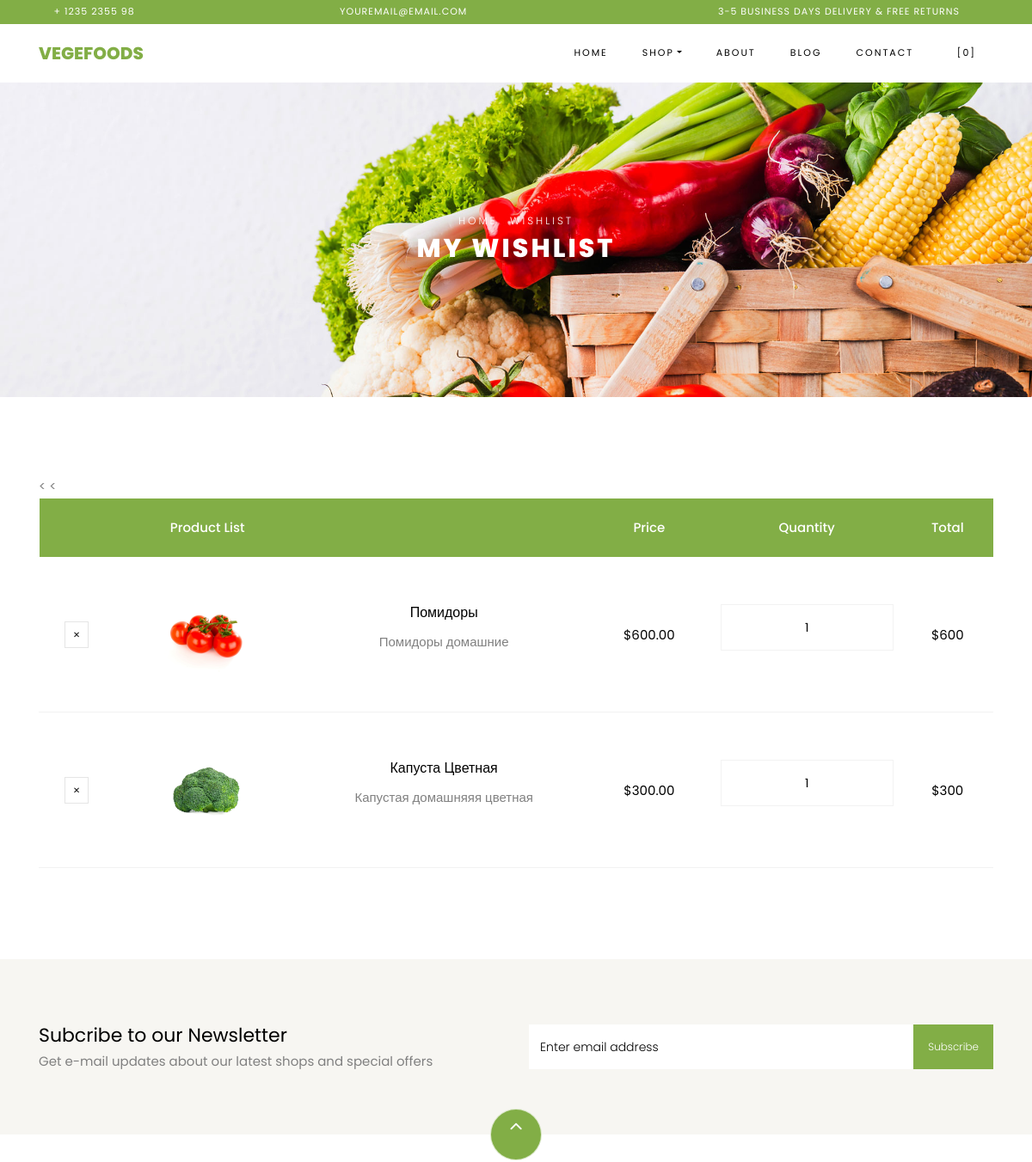
Before: /cart/wishlist/ (signed in, upper part) with the older database file.
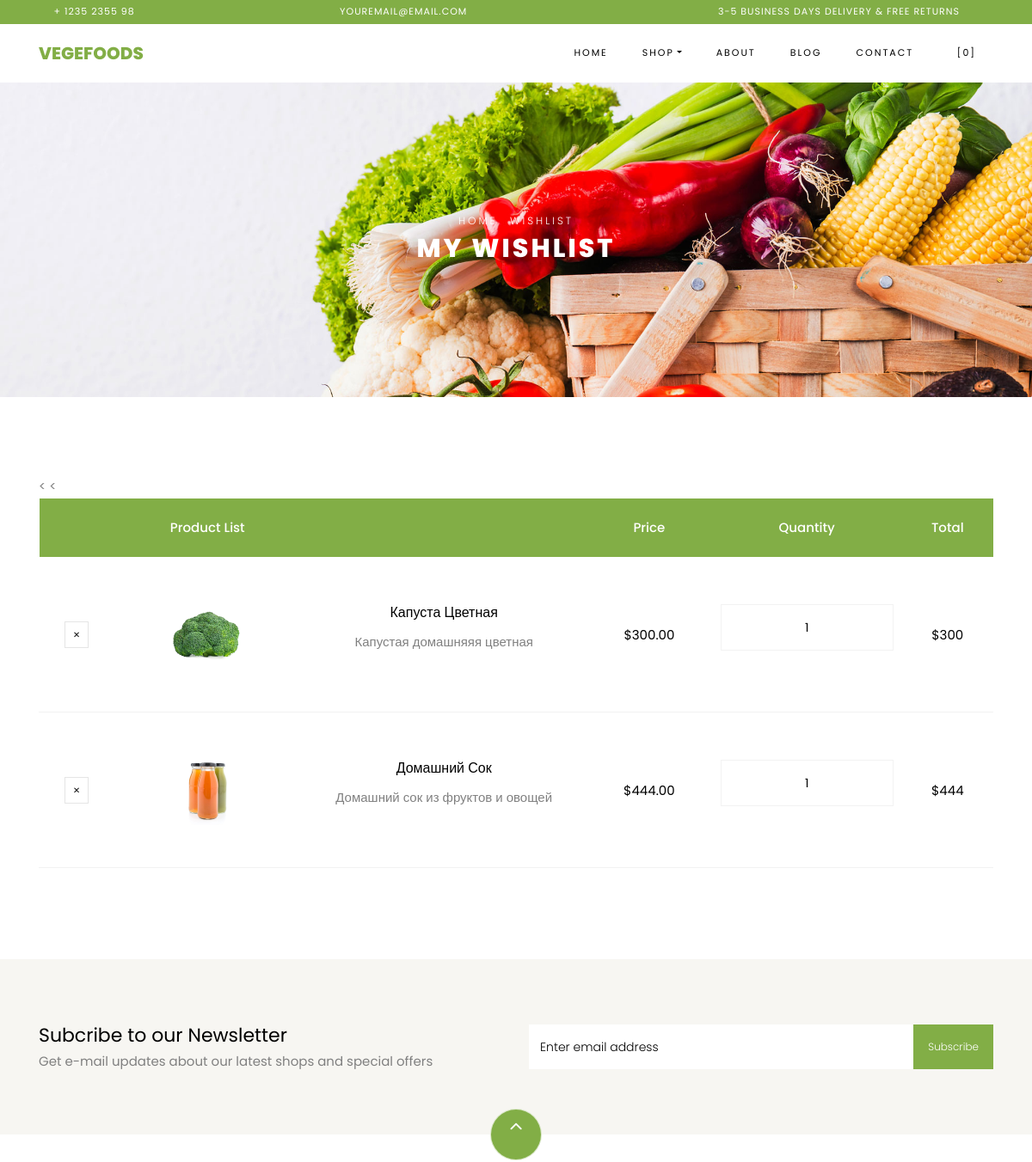
After: the same page with the newer database file.
### apps/cart_shop/models.py (models this page shows, shortened)
class Wishlist(models.Model): #ТАБЛИЦА БАЗЫ ДАННЫХ СПИСКА ЖЕЛАЕМЫХ
   cart = models.ForeignKey(Cart, on_delete=models.CASCADE)
   product = models.ForeignKey(Product, on_delete=models.CASCADE)
   quantity = models.IntegerField(default=1)
   created_at = models.DateTimeField(auto_now_add=True)
   updated_at = models.DateTimeField(auto_now=True)

class Product(models.Model):
   name = models.CharField(max_length=255)
   price = models.DecimalField(max_digits=10, decimal_places=2)
   discount = models.IntegerField(null=True, blank=True)
   description = models.TextField()
   image = models.ImageField(upload_to='static/shop/images', null=True, blank=True)
   created_at = models.DateTimeField(auto_now_add=True)
   updated_at = models.DateTimeField(auto_now=True)

### apps/cart_shop/views.py (the view)
# urls.py: path('wishlist/', ViewWishlist.as_view(), name='wishlist'),
class ViewWishlist(View): #ОБРАБОТЧИК СПИСКА ЖЕЛАНИЙ
    def get(self, request):
        if request.user.is_authenticated: #ПРОВЕРКА НА АВТОРИЗАЦИЮ
            cart_items_wishlist = Wishlist.objects.filter(cart__user=request.user)
            data = list(cart_items_wishlist)
            context = {'cart_items_wishlist': data,
                       }
            return render(request, 'cart_shop/wishlist.html', context)
        return redirect('auth_shop:login')

### apps/cart_shop/templates/cart_shop/wishlist.html (shortened to what this page needs)
{% extends 'home/base.html' %}
{% load static %}
{% block content %}
{% load static %}
    <div class="hero-wrap hero-bread" style="background-image: url({% static 'shop/images/bg_1.jpg' %});">
      <div class="container">
        <div class="row no-gutters slider-text align-items-center justify-content-center">
          <div class="col-md-9 ftco-animate text-center">
          	<p class="breadcrumbs"><span class="mr-2"><a href="index.html">Home</a></span> <span>Wishlist</span></p>
            <h1 class="mb-0 bread">My Wishlist</h1>
          </div>
        </div>
      </div>
    </div>
    <section class="ftco-section ftco-cart">
			<div class="container">
				<div class="row">
    			<div class="col-md-12 ftco-animate">
    				<div class="cart-list">
	    				<table class="table">
						    <thead class="thead-primary">
						      <tr class="text-center">
						        <th>&nbsp;</th>
						        <th>Product List</th>
						        <th>&nbsp;</th>
						        <th>Price</th>
						        <th>Quantity</th>
						        <th>Total</th>
						      </tr>
						    </thead>
						    <tbody>
							{% for item in cart_items_wishlist %}
						      <tr class="text-center">
						      < <td class="product-remove"><a href="{% url 'cart_shop:del_from_wishlist' item.id %}"><span class="ion-ios-close"></span></a></td>
						        <td class="image-prod"><div class="img" style="background-image:url({{item.product.image.url}});"></div></td>
						        <td class="product-name">
						        	<h3>{{item.product.name}}</h3>
						        	<p>{{item.product.description}}</p>
						        </td>
						        <td class="price">${{item.product.price}}</td>
						        <td class="quantity">
						        	<div class="input-group mb-3">
					             	<input type="text" name="quantity" class="quantity form-control input-number" value={{item.quantity}} value="1" min="1" max="100">
					          	</div>
					          </td>
						        <td class="total">${% widthratio item.product.price 1 item.quantity %}</td>
						      </tr>
							{%endfor%}
						    </tbody>
						  </table>
					  </div>
    			</div>
    		</div>
			</div>
		</section>
{% endblock %}

Changed rows visible on the page:
removed Wishlist: product.image (picture), product.name "Помидоры", product.description "Помидоры домашние", product.price "600.00", quantity "1", product+quantity "600"
added Wishlist: product.image (picture), product.name "Домашний Сок", product.description "Домашний сок из фруктов и овощей", product.price "444.00", quantity "1", product+quantity "444"
